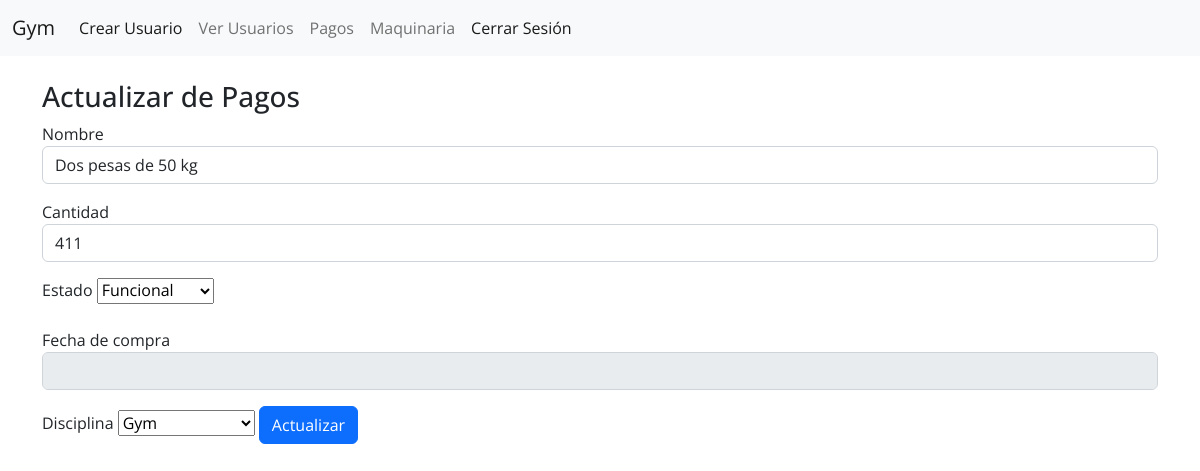
The page /php/admin/RegistrarMaquinas/actualizar.php?id=12 on the database its author committed.
### tables this page shows
CREATE TABLE `maquinas` (
  `Id_Maquina` int(11) NOT NULL,
  `Nombre` text NOT NULL,
  `Cantidad` int(50) NOT NULL,
  `Estado` text NOT NULL,
  `Fecha_Compra` text NOT NULL,
  `disciplina` text NOT NULL
);

### php/admin/RegistrarMaquinas/actualizar.php (the view, shortened to what this page needs)
<?php
function conectar(){
    $host="localhost";
    $user="root";
    $pass="";
    $bd="gymmultidiciplinario";
    $con=mysqli_connect($host,$user,$pass);
    mysqli_select_db($con,$bd);
    return $con;
}
$con=conectar();
$id=$_GET['id'];
$sql="SELECT * FROM maquinas WHERE Id_Maquina='$id'";
$query=mysqli_query($con,$sql);
$row=mysqli_fetch_array($query);
?>
<!DOCTYPE html>
<html lang="es">
<head>
  <link rel="stylesheet" href="../../../css/bootstrap/css/bootstrap.min.css">
  <link rel="stylesheet" href="../../css/style.css">
</head>
<body>
  <nav class="navbar navbar-expand-lg bg-light">
    <div class="container-fluid">
      <a class="navbar-brand" href="../admin.php">Gym</a>
      <div class="collapse navbar-collapse" id="navbarNavAltMarkup">
        <div class="navbar-nav">
          <a class="nav-link active" aria-current="page" href="../RegistroUsuarios/Registrar.php">Crear Usuario</a>
          <a class="nav-link" href="../verUsuarios/verUsuarios.php">Ver Usuarios</a>
          <a class="nav-link" href="../RegistrarPagos/FormularioPagos.php">Pagos</a>
          <a class="nav-link" href="../RegistrarMaquinas/FormularioMaquinaria.php">Maquinaria </a>
          <a class="nav-link active" href="../../login/logout.php">Cerrar Sesión</a>
        </div>
      </div>
    </div>
  </nav>
  <body>
    <div class="container">
          <br>
          <h3>Actualizar de Pagos</h3>
          <form action="update.php" method="POST">
          <label for="exampleInputEmail1">Nombre</label>
                    <input type="text" class="form-control mb-3" name="Nombre" placeholder="Fecha de pago" value="<?php echo $row['Nombre']  ?>"  pattern="[A-Za-z0-9 ]+">
                    <label for="exampleInputEmail1">Cantidad </label>
                    <input type="text" class="form-control mb-3" name="Cantidad" placeholder="cantidad" value="<?php echo $row['Cantidad']  ?>" pattern="[0-9 ]+">
                    <label for="exampleInputEmail1">Estado </label>
                    <select name="Estado" value="<?php echo $row['disciplina']  ?>">
                  <option value="Funcional" >Funcional</option>
                </select>
                <br> <br>
                    <label for="exampleInputEmail1">Fecha de compra </label>
                    <input type="datetime " class="form-control mb-3" name="Fecha_Compra" placeholder="Fecha de compra" value="<?php echo $row['Fecha_Compra']  ?>" disabled>
                    <label for="exampleInputEmail1">Disciplina </label>
                    <select name="disciplina" value="<?php echo $row['disciplina']  ?>">
                  <option value="Gym">Gym</option>
                </select>
                  <input type="submit" class="btn btn-primary btn-block" value="Actualizar">
        </form>
        </div>
  </body>
</html>

### css/style.css (style rules this page uses)
* { margin: 0; padding: 0; box-sizing: border-box; font-family: 'Open Sans', sans-serif; }

### rows shown on the page
maquinas: Nombre "Dos pesas de 50 kg", Cantidad "411", Estado "Funcional", disciplina "Gym"
